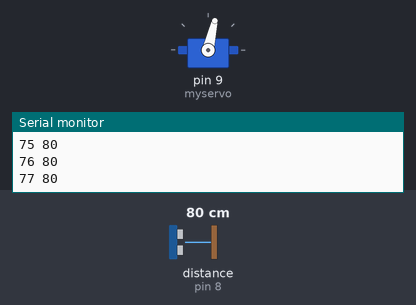
The sketch below on a simulated Arduino Uno, built with avr-gcc and run on an emulated ATmega328P. On the bench: servo, the last lines printed to the serial monitor. Wiring (inferred from the names in the program): ultrasonic range finder: trigger pin 8; echo pin 8. Inputs (shaded band) come from the test bench; at power-on: distance to the obstacle (sensor on pin 8) 80 cm. The echo pulse lasts 58.3 µs per cm.

Above: at 1.2 s.
1.3 s: distance to the obstacle (sensor on pin 8) set to 35 cm
At 1.8 s:
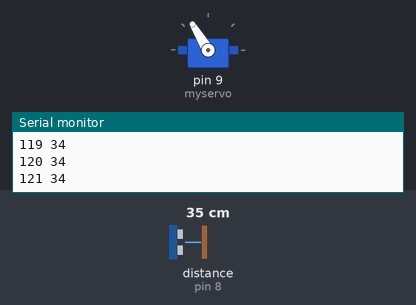
4.3 s: distance to the obstacle (sensor on pin 8) set to 250 cm
At 4.8 s:
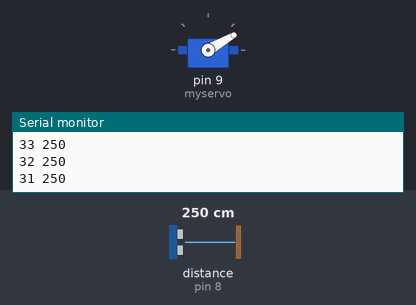
7.3 s: distance to the obstacle (sensor on pin 8) set to 2 cm
At 8.4 s:
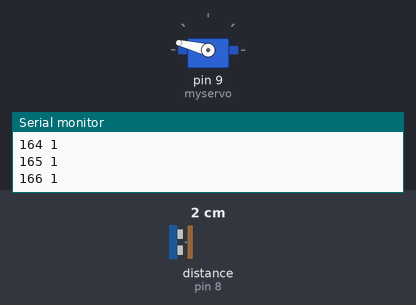
10.3 s: distance to the obstacle (sensor on pin 8) set to 4 cm
Timing chart, 0 to 14.3 s (numbered marks = the images above; inputs shaded):
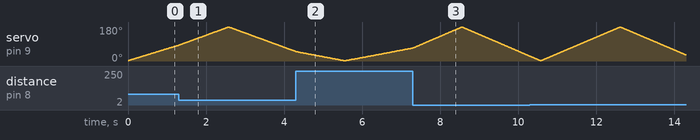

The sketch:

radar.ino
```cpp
#include <Servo.h>
Servo myservo;
int pos = 1;
long duration, inches, cm=0;
const int pingPin = 8;
int st=0;

void setup()
{
  Serial.begin(9600);
  myservo.attach(9);
 }


void loop()
{
 if (pos == 1)
 st = 0;

 if (pos == 180)
 st = 1;

    if (st==0)
    pos=pos+1;

    if (st==1)
    pos=pos-1;

  myservo.write(pos);

  data();

  Serial.print(pos); Serial.print( " ");  Serial.println(cm);
  delay(10);

}


void data()
{
  pinMode(pingPin, OUTPUT);
  digitalWrite(pingPin, LOW);
  delayMicroseconds(2);
  digitalWrite(pingPin, HIGH);
  delayMicroseconds(5);
  digitalWrite(pingPin, LOW);
  pinMode(pingPin, INPUT);
  duration = pulseIn(pingPin, HIGH);
  // convert the time into a distance
  inches = microsecondsToInches(duration);
  cm = microsecondsToCentimeters(duration);
}

long microsecondsToInches(long microseconds)
{
  return microseconds / 74 / 2;
}

long microsecondsToCentimeters(long microseconds)
{
  return microseconds / 29 / 2;
}
```
